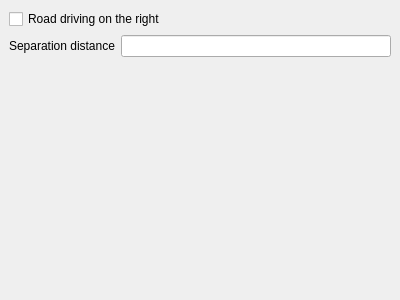
<ui version="4.0" >
 <class>CreateDoubleWayDock</class>
 <widget class="QWidget" name="CreateDoubleWayDock" >
  <property name="geometry" >
   <rect>
    <x>0</x>
    <y>0</y>
    <width>400</width>
    <height>300</height>
   </rect>
  </property>
  <property name="windowTitle" >
   <string>Form</string>
  </property>
  <layout class="QVBoxLayout" >
   <property name="margin" >
    <number>9</number>
   </property>
   <property name="spacing" >
    <number>6</number>
   </property>
   <item>
    <widget class="QCheckBox" name="DriveRight" >
     <property name="text" >
      <string>Road driving on the right</string>
     </property>
    </widget>
   </item>
   <item>
    <layout class="QHBoxLayout" >
     <property name="margin" >
      <number>0</number>
     </property>
     <property name="spacing" >
      <number>6</number>
     </property>
     <item>
      <widget class="QLabel" name="label" >
       <property name="text" >
        <string>Separation distance</string>
       </property>
      </widget>
     </item>
     <item>
      <widget class="QLineEdit" name="RoadDistance" />
     </item>
    </layout>
   </item>
   <item>
    <spacer>
     <property name="orientation" >
      <enum>Qt::Vertical</enum>
     </property>
     <property name="sizeHint" >
      <size>
       <width>20</width>
       <height>40</height>
      </size>
     </property>
    </spacer>
   </item>
  </layout>
 </widget>
 <resources/>
 <connections/>
</ui>
